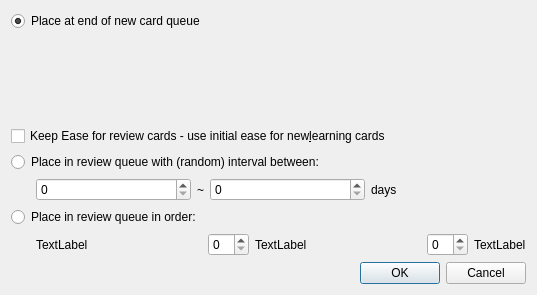
<?xml version="1.0" encoding="UTF-8"?>
<ui version="4.0">
 <class>Dialog</class>
 <widget class="QDialog" name="Dialog">
  <property name="geometry">
   <rect>
    <x>0</x>
    <y>0</y>
    <width>537</width>
    <height>295</height>
   </rect>
  </property>
  <property name="windowTitle">
   <string>Reschedule</string>
  </property>
  <layout class="QVBoxLayout" name="verticalLayout_2">
   <item>
    <layout class="QVBoxLayout" name="verticalLayout_3">
     <item>
      <widget class="QRadioButton" name="asNew">
       <property name="text">
        <string>Place at end of new card queue</string>
       </property>
       <property name="checked">
        <bool>true</bool>
       </property>
      </widget>
     </item>
     <item>
      <spacer name="verticalSpacer">
       <property name="orientation">
        <enum>Qt::Vertical</enum>
       </property>
       <property name="sizeHint" stdset="0">
        <size>
         <width>20</width>
         <height>40</height>
        </size>
       </property>
      </spacer>
     </item>
     <item>
      <widget class="QCheckBox" name="keepEase">
       <property name="text">
        <string>Keep Ease for review cards - use initial ease for new&amp;learning cards</string>
       </property>
      </widget>
     </item>
     <item>
      <widget class="QRadioButton" name="asRev">
       <property name="text">
        <string>Place in review queue with (random) interval between:</string>
       </property>
      </widget>
     </item>
     <item>
      <layout class="QGridLayout" name="gridLayout">
       <item row="0" column="3">
        <widget class="QSpinBox" name="max">
         <property name="sizePolicy">
          <sizepolicy hsizetype="Minimum" vsizetype="Fixed">
           <horstretch>1</horstretch>
           <verstretch>0</verstretch>
          </sizepolicy>
         </property>
         <property name="maximum">
          <number>9999</number>
         </property>
        </widget>
       </item>
       <item row="0" column="4">
        <widget class="QLabel" name="label_4">
         <property name="sizePolicy">
          <sizepolicy hsizetype="Preferred" vsizetype="Preferred">
           <horstretch>1</horstretch>
           <verstretch>0</verstretch>
          </sizepolicy>
         </property>
         <property name="text">
          <string>days</string>
         </property>
        </widget>
       </item>
       <item row="0" column="2">
        <widget class="QLabel" name="label_3">
         <property name="sizePolicy">
          <sizepolicy hsizetype="Preferred" vsizetype="Preferred">
           <horstretch>0</horstretch>
           <verstretch>0</verstretch>
          </sizepolicy>
         </property>
         <property name="text">
          <string>~</string>
         </property>
        </widget>
       </item>
       <item row="0" column="1">
        <widget class="QSpinBox" name="min">
         <property name="sizePolicy">
          <sizepolicy hsizetype="Minimum" vsizetype="Fixed">
           <horstretch>1</horstretch>
           <verstretch>0</verstretch>
          </sizepolicy>
         </property>
         <property name="maximum">
          <number>9999</number>
         </property>
        </widget>
       </item>
       <item row="0" column="0">
        <spacer name="horizontalSpacer">
         <property name="orientation">
          <enum>Qt::Horizontal</enum>
         </property>
         <property name="sizeType">
          <enum>QSizePolicy::Minimum</enum>
         </property>
         <property name="sizeHint" stdset="0">
          <size>
           <width>25</width>
           <height>20</height>
          </size>
         </property>
        </spacer>
       </item>
      </layout>
     </item>
     <item>
      <widget class="QRadioButton" name="asRevOrdered">
       <property name="text">
        <string>Place in review queue in order:</string>
       </property>
      </widget>
     </item>
     <item>
      <layout class="QGridLayout" name="gridLayout_2" columnstretch="0,0,0,0,0,0">
       <property name="verticalSpacing">
        <number>3</number>
       </property>
       <item row="0" column="1">
        <widget class="QLabel" name="label_beg">
         <property name="sizePolicy">
          <sizepolicy hsizetype="Preferred" vsizetype="Minimum">
           <horstretch>1</horstretch>
           <verstretch>0</verstretch>
          </sizepolicy>
         </property>
         <property name="maximumSize">
          <size>
           <width>16777215</width>
           <height>30</height>
          </size>
         </property>
         <property name="text">
          <string>TextLabel</string>
         </property>
        </widget>
       </item>
       <item row="0" column="3">
        <widget class="QLabel" name="label_middle">
         <property name="sizePolicy">
          <sizepolicy hsizetype="Preferred" vsizetype="Minimum">
           <horstretch>1</horstretch>
           <verstretch>0</verstretch>
          </sizepolicy>
         </property>
         <property name="maximumSize">
          <size>
           <width>16777215</width>
           <height>30</height>
          </size>
         </property>
         <property name="text">
          <string>TextLabel</string>
         </property>
        </widget>
       </item>
       <item row="0" column="2">
        <widget class="QSpinBox" name="spinBox_spread">
         <property name="sizePolicy">
          <sizepolicy hsizetype="Preferred" vsizetype="Minimum">
           <horstretch>0</horstretch>
           <verstretch>0</verstretch>
          </sizepolicy>
         </property>
         <property name="maximumSize">
          <size>
           <width>16777215</width>
           <height>30</height>
          </size>
         </property>
        </widget>
       </item>
       <item row="0" column="0">
        <spacer name="horizontalSpacer_2">
         <property name="orientation">
          <enum>Qt::Horizontal</enum>
         </property>
         <property name="sizeHint" stdset="0">
          <size>
           <width>25</width>
           <height>20</height>
          </size>
         </property>
        </spacer>
       </item>
       <item row="0" column="5">
        <widget class="QLabel" name="label_end">
         <property name="text">
          <string>TextLabel</string>
         </property>
        </widget>
       </item>
       <item row="0" column="4">
        <widget class="QSpinBox" name="spinBox_delay"/>
       </item>
      </layout>
     </item>
    </layout>
   </item>
   <item>
    <widget class="QDialogButtonBox" name="buttonBox">
     <property name="orientation">
      <enum>Qt::Horizontal</enum>
     </property>
     <property name="standardButtons">
      <set>QDialogButtonBox::Cancel|QDialogButtonBox::Ok</set>
     </property>
    </widget>
   </item>
  </layout>
 </widget>
 <tabstops>
  <tabstop>min</tabstop>
  <tabstop>max</tabstop>
  <tabstop>buttonBox</tabstop>
 </tabstops>
 <resources/>
 <connections>
  <connection>
   <sender>buttonBox</sender>
   <signal>accepted()</signal>
   <receiver>Dialog</receiver>
   <slot>accept()</slot>
   <hints>
    <hint type="sourcelabel">
     <x>222</x>
     <y>144</y>
    </hint>
    <hint type="destinationlabel">
     <x>157</x>
     <y>157</y>
    </hint>
   </hints>
  </connection>
  <connection>
   <sender>buttonBox</sender>
   <signal>rejected()</signal>
   <receiver>Dialog</receiver>
   <slot>reject()</slot>
   <hints>
    <hint type="sourcelabel">
     <x>222</x>
     <y>150</y>
    </hint>
    <hint type="destinationlabel">
     <x>226</x>
     <y>157</y>
    </hint>
   </hints>
  </connection>
 </connections>
</ui>
